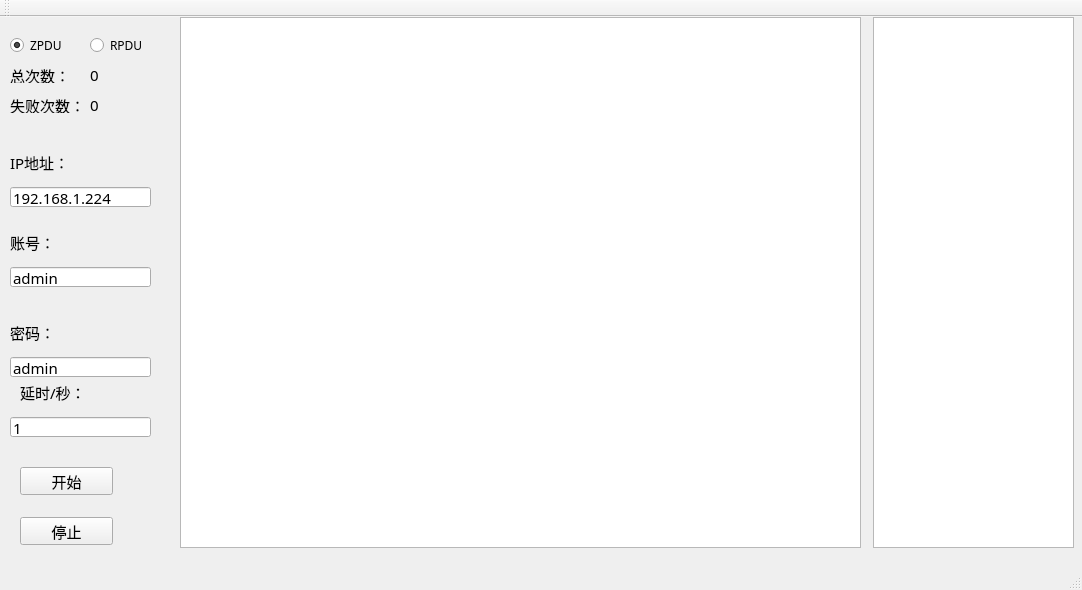
<?xml version="1.0" encoding="UTF-8"?>
<ui version="4.0">
 <class>MainWindow</class>
 <widget class="QMainWindow" name="MainWindow">
  <property name="geometry">
   <rect>
    <x>0</x>
    <y>0</y>
    <width>1082</width>
    <height>590</height>
   </rect>
  </property>
  <property name="windowTitle">
   <string>MainWindow</string>
  </property>
  <widget class="QWidget" name="centralWidget">
   <widget class="QPushButton" name="StartBtn">
    <property name="geometry">
     <rect>
      <x>20</x>
      <y>450</y>
      <width>93</width>
      <height>28</height>
     </rect>
    </property>
    <property name="font">
     <font>
      <family>微软雅黑</family>
      <pointsize>11</pointsize>
     </font>
    </property>
    <property name="text">
     <string>开始</string>
    </property>
   </widget>
   <widget class="QTextEdit" name="textEdit">
    <property name="geometry">
     <rect>
      <x>180</x>
      <y>0</y>
      <width>681</width>
      <height>531</height>
     </rect>
    </property>
    <property name="font">
     <font>
      <family>微软雅黑</family>
      <pointsize>11</pointsize>
     </font>
    </property>
   </widget>
   <widget class="QLabel" name="label">
    <property name="geometry">
     <rect>
      <x>10</x>
      <y>130</y>
      <width>81</width>
      <height>31</height>
     </rect>
    </property>
    <property name="font">
     <font>
      <family>微软雅黑</family>
      <pointsize>11</pointsize>
     </font>
    </property>
    <property name="text">
     <string>IP地址：</string>
    </property>
   </widget>
   <widget class="QLineEdit" name="lineEditIp">
    <property name="geometry">
     <rect>
      <x>10</x>
      <y>170</y>
      <width>141</width>
      <height>20</height>
     </rect>
    </property>
    <property name="font">
     <font>
      <family>微软雅黑</family>
      <pointsize>11</pointsize>
     </font>
    </property>
    <property name="text">
     <string>192.168.1.224</string>
    </property>
   </widget>
   <widget class="QLabel" name="label_2">
    <property name="geometry">
     <rect>
      <x>10</x>
      <y>210</y>
      <width>81</width>
      <height>31</height>
     </rect>
    </property>
    <property name="font">
     <font>
      <family>微软雅黑</family>
      <pointsize>11</pointsize>
     </font>
    </property>
    <property name="text">
     <string>账号：</string>
    </property>
   </widget>
   <widget class="QLineEdit" name="lineEditCount">
    <property name="geometry">
     <rect>
      <x>10</x>
      <y>250</y>
      <width>141</width>
      <height>20</height>
     </rect>
    </property>
    <property name="font">
     <font>
      <family>微软雅黑</family>
      <pointsize>11</pointsize>
     </font>
    </property>
    <property name="text">
     <string>admin</string>
    </property>
   </widget>
   <widget class="QLabel" name="label_3">
    <property name="geometry">
     <rect>
      <x>10</x>
      <y>300</y>
      <width>81</width>
      <height>31</height>
     </rect>
    </property>
    <property name="font">
     <font>
      <family>微软雅黑</family>
      <pointsize>11</pointsize>
     </font>
    </property>
    <property name="text">
     <string>密码：</string>
    </property>
   </widget>
   <widget class="QLineEdit" name="lineEditPassword">
    <property name="geometry">
     <rect>
      <x>10</x>
      <y>340</y>
      <width>141</width>
      <height>20</height>
     </rect>
    </property>
    <property name="font">
     <font>
      <family>微软雅黑</family>
      <pointsize>11</pointsize>
     </font>
    </property>
    <property name="text">
     <string>admin</string>
    </property>
   </widget>
   <widget class="QLabel" name="label_4">
    <property name="geometry">
     <rect>
      <x>20</x>
      <y>360</y>
      <width>81</width>
      <height>31</height>
     </rect>
    </property>
    <property name="font">
     <font>
      <family>微软雅黑</family>
      <pointsize>11</pointsize>
     </font>
    </property>
    <property name="text">
     <string>延时/秒：</string>
    </property>
   </widget>
   <widget class="QLineEdit" name="lineEditTimeout">
    <property name="geometry">
     <rect>
      <x>10</x>
      <y>400</y>
      <width>141</width>
      <height>20</height>
     </rect>
    </property>
    <property name="font">
     <font>
      <family>微软雅黑</family>
      <pointsize>11</pointsize>
     </font>
    </property>
    <property name="text">
     <string>1</string>
    </property>
   </widget>
   <widget class="QPushButton" name="StopBtn">
    <property name="geometry">
     <rect>
      <x>20</x>
      <y>500</y>
      <width>93</width>
      <height>28</height>
     </rect>
    </property>
    <property name="font">
     <font>
      <family>微软雅黑</family>
      <pointsize>11</pointsize>
     </font>
    </property>
    <property name="text">
     <string>停止</string>
    </property>
   </widget>
   <widget class="QRadioButton" name="ZPDURradioBtn">
    <property name="geometry">
     <rect>
      <x>10</x>
      <y>20</y>
      <width>61</width>
      <height>16</height>
     </rect>
    </property>
    <property name="font">
     <font>
      <family>微软雅黑</family>
     </font>
    </property>
    <property name="text">
     <string>ZPDU</string>
    </property>
    <property name="checked">
     <bool>true</bool>
    </property>
   </widget>
   <widget class="QLabel" name="label_5">
    <property name="geometry">
     <rect>
      <x>10</x>
      <y>50</y>
      <width>61</width>
      <height>16</height>
     </rect>
    </property>
    <property name="font">
     <font>
      <family>微软雅黑</family>
      <pointsize>11</pointsize>
     </font>
    </property>
    <property name="text">
     <string>总次数：</string>
    </property>
   </widget>
   <widget class="QLabel" name="OKlabel">
    <property name="geometry">
     <rect>
      <x>90</x>
      <y>50</y>
      <width>61</width>
      <height>16</height>
     </rect>
    </property>
    <property name="font">
     <font>
      <family>微软雅黑</family>
      <pointsize>11</pointsize>
     </font>
    </property>
    <property name="text">
     <string>0 </string>
    </property>
   </widget>
   <widget class="QLabel" name="label_7">
    <property name="geometry">
     <rect>
      <x>10</x>
      <y>80</y>
      <width>71</width>
      <height>16</height>
     </rect>
    </property>
    <property name="font">
     <font>
      <family>微软雅黑</family>
      <pointsize>11</pointsize>
     </font>
    </property>
    <property name="text">
     <string>失败次数：</string>
    </property>
   </widget>
   <widget class="QLabel" name="ERRlabel">
    <property name="geometry">
     <rect>
      <x>90</x>
      <y>80</y>
      <width>61</width>
      <height>16</height>
     </rect>
    </property>
    <property name="font">
     <font>
      <family>微软雅黑</family>
      <pointsize>11</pointsize>
     </font>
    </property>
    <property name="text">
     <string>0 </string>
    </property>
   </widget>
   <widget class="QRadioButton" name="RPDURradioBtn">
    <property name="geometry">
     <rect>
      <x>90</x>
      <y>20</y>
      <width>61</width>
      <height>16</height>
     </rect>
    </property>
    <property name="font">
     <font>
      <family>微软雅黑</family>
     </font>
    </property>
    <property name="text">
     <string>RPDU</string>
    </property>
    <property name="checked">
     <bool>false</bool>
    </property>
   </widget>
   <widget class="QTextEdit" name="ErrtextEdit">
    <property name="geometry">
     <rect>
      <x>873</x>
      <y>0</y>
      <width>201</width>
      <height>531</height>
     </rect>
    </property>
   </widget>
  </widget>
  <widget class="QMenuBar" name="menuBar">
   <property name="geometry">
    <rect>
     <x>0</x>
     <y>0</y>
     <width>1082</width>
     <height>23</height>
    </rect>
   </property>
  </widget>
  <widget class="QToolBar" name="mainToolBar">
   <attribute name="toolBarArea">
    <enum>TopToolBarArea</enum>
   </attribute>
   <attribute name="toolBarBreak">
    <bool>false</bool>
   </attribute>
  </widget>
  <widget class="QStatusBar" name="statusBar"/>
 </widget>
 <layoutdefault spacing="6" margin="11"/>
 <resources/>
 <connections/>
</ui>
